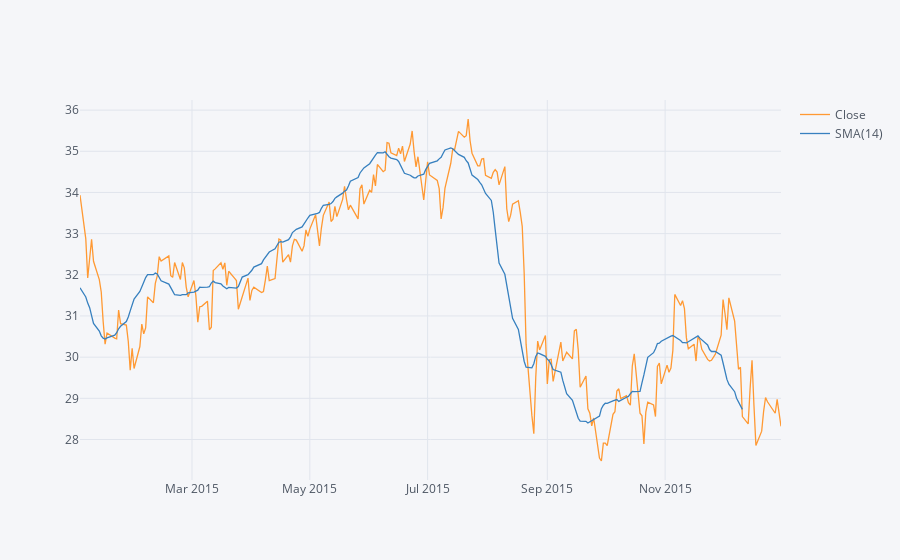

Notebook code cell kept with this figure:
### Markdown cell above
** Use .ta_plot(study='sma') to create a Simple Moving Averages plot of Morgan Stanley for the year 2015.**

### Code cell
MS['Close'].iloc[lambda idx: idx.index.year == 2015].ta_plot(study='sma')

### Figure 1 — Plotly figure (JSON) as saved in the notebook; plotly's stock layout.template omitted (floating-point values rounded to 4 significant figures; data arrays with more than 128 entries replaced by an {"elided": "..."} marker saying what was removed)
{"data": [{"line": {"color": "rgba(255, 153, 51, 1.0)", "dash": "solid", "shape": "linear", "width": 1.3}, "mode": "lines", "name": "Close", "text": "", "type": "scatter", "x": {"elided": "252 str values"}, "y": {"elided": "252 float values"}}, {"line": {"color": "rgba(55, 128, 191, 1.0)", "dash": "solid", "shape": "linear", "width": 1.3}, "mode": "lines", "name": "SMA(14)", "text": "", "type": "scatter", "x": {"elided": "252 str values"}, "y": {"elided": "252 mixed values"}}], "layout": {"legend": {"bgcolor": "#F5F6F9", "font": {"color": "#4D5663"}}, "paper_bgcolor": "#F5F6F9", "plot_bgcolor": "#F5F6F9", "title": {"font": {"color": "#4D5663"}}, "xaxis": {"gridcolor": "#E1E5ED", "showgrid": true, "tickfont": {"color": "#4D5663"}, "title": {"font": {"color": "#4D5663"}, "text": ""}, "zerolinecolor": "#E1E5ED"}, "yaxis": {"gridcolor": "#E1E5ED", "showgrid": true, "tickfont": {"color": "#4D5663"}, "title": {"font": {"color": "#4D5663"}, "text": ""}, "zerolinecolor": "#E1E5ED"}}}
